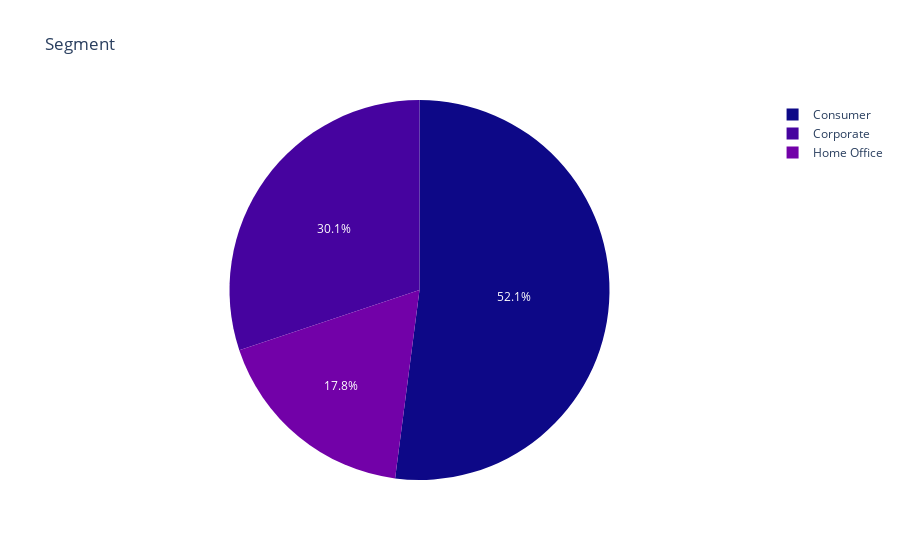

The cell this chart's notebook holds for it:
### Markdown cell above
### The Most Orders Segment and the Best Segment for Sales

### Code cell
fig = px.pie(df, values=np.ones(9800), names='Segment', title='Segment',color_discrete_sequence=px.colors.sequential.Plasma)
fig.show()

### Figure 1 — Plotly figure (JSON) as saved in the notebook; plotly's stock layout.template omitted (floating-point values rounded to 4 significant figures; data arrays with more than 128 entries replaced by an {"elided": "..."} marker saying what was removed)
{"data": [{"domain": {"x": [0, 1], "y": [0, 1]}, "hovertemplate": "Segment=%{label}<br>value=%{value}<extra></extra>", "labels": {"elided": "9800 str values"}, "legendgroup": "", "name": "", "showlegend": true, "type": "pie", "values": {"elided": "9800 int values"}}], "layout": {"legend": {"tracegroupgap": 0}, "piecolorway": ["#0d0887", "#46039f", "#7201a8", "#9c179e", "#bd3786", "#d8576b", "#ed7953", "#fb9f3a", "#fdca26", "#f0f921"], "title": {"text": "Segment"}}}
